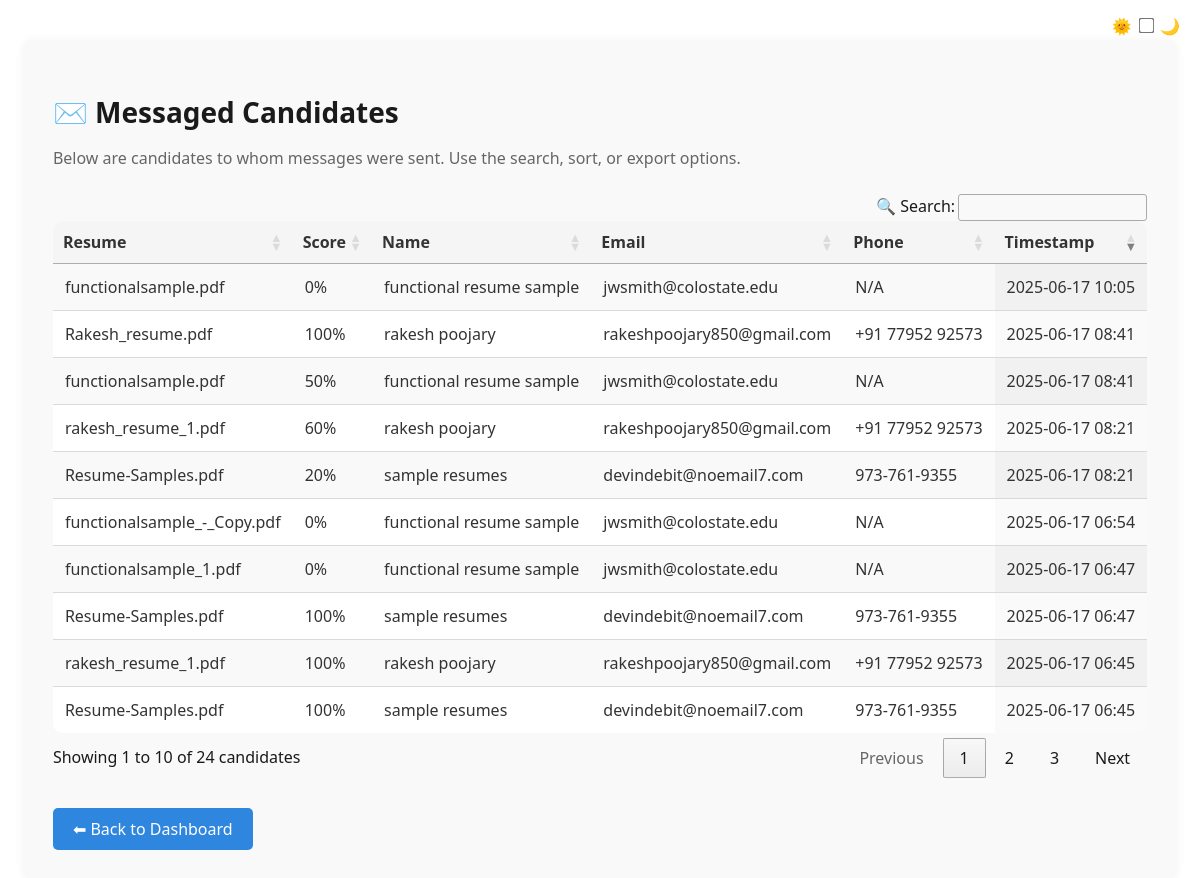
The page /messaged-candidates (signed in) on the database its author committed.
### app/models.py (models this page shows, shortened)
class Result(db.Model):
    id = db.Column(db.Integer, primary_key=True)
    matched_skills = db.Column(db.Text, nullable=False)
    missing_skills = db.Column(db.Text, nullable=False)
    match_score = db.Column(db.Integer, nullable=False)
    jd_text = db.Column(db.Text, nullable=False)
    resume_filename = db.Column(db.String(120))
    timestamp = db.Column(db.DateTime, default=datetime.utcnow)
    status = db.Column(db.String(20), default='pending')  # 'shortlisted' or 'rejected'
    extracted_name = db.Column(db.String(100))
    extracted_email = db.Column(db.String(150))
    extracted_phone = db.Column(db.String(30))
    user_id = db.Column(db.Integer, db.ForeignKey('user.id'), nullable=False)

### app/routes.py (the view)
@main.route('/messaged-candidates')
@login_required
def view_messaged_candidates():
    if current_user.role != 'hr':
        return redirect(url_for('main.dashboard'))
    messaged = Result.query.filter_by(
        user_id=current_user.id,
        status='message_sent'
    ).order_by(Result.timestamp.desc()).all()
    return render_template('messaged_candidates.html', results=messaged)

### app/__init__.py (called while the page is built)
def create_app():
    app = Flask(__name__)
    app.config.from_object(Config)
    db.init_app(app)
    migrate.init_app(app, db)
    login_manager.init_app(app)
    login_manager.login_view = 'main.login'
    from app.models import User
    @login_manager.user_loader
    def load_user(user_id):
        return User.query.get(int(user_id))
    from app.routes import main as main_blueprint
    app.register_blueprint(main_blueprint)
    from app import models  # Make sure all models are registered
    return app

### app/templates/messaged_candidates.html (shortened to what this page needs)
{% extends "base.html" %}
{% block head %}
  <link rel="stylesheet" href="https://cdn.datatables.net/1.13.6/css/jquery.dataTables.min.css">
  <link rel="stylesheet" href="https://cdn.datatables.net/buttons/2.4.1/css/buttons.dataTables.min.css">
{% endblock %}
{% block content %}
<div class="container">
  <h2>✉️ Messaged Candidates</h2>
  <p>Below are candidates to whom messages were sent. Use the search, sort, or export options.</p>
  <table id="candidatesTable" class="display nowrap" style="width:100%">
    <thead>
      <tr>
        <th>Resume</th>
        <th>Score</th>
        <th>Name</th>
        <th>Email</th>
        <th>Phone</th>
        <th>Timestamp</th>
      </tr>
    </thead>
    <tbody>
      {% for res in results %}
      <tr>
        <td>{{ res.resume_filename or "Unnamed" }}</td>
        <td>{{ res.match_score }}%</td>
        <td>{{ res.extracted_name or "N/A" }}</td>
        <td>{{ res.extracted_email or "N/A" }}</td>
        <td>{{ res.extracted_phone or "N/A" }}</td>
        <td>{{ res.timestamp.strftime('%Y-%m-%d %H:%M') }}</td>
      </tr>
      {% endfor %}
    </tbody>
  </table>
  <a href="{{ url_for('main.dashboard') }}" class="btn-back">⬅ Back to Dashboard</a>
</div>
{% endblock %}

### app/templates/base.html (shortened to what this page needs)
<!DOCTYPE html>
<html lang="en">
<head>
    <link rel="stylesheet" href="{{ url_for('static', filename='style.css') }}">
    {% block head %}{% endblock %}
</head>
<body>
    <div class="dark-toggle">
        <label>🌞 <input type="checkbox" id="darkSwitch"> 🌙</label>
    </div>
    <div class="main-container">
        {% block content %}{% endblock %}
    </div>
</body>
</html>

### app/static/style.css (style rules this page uses)
body { font-family: 'Segoe UI', sans-serif; background: #f3f4f6; margin: 0; padding: 40px; }
.main-container { display: flex; justify-content: center; align-items: center; flex-direction: column; }

### app/templates/messaged_candidates.html (style rules this page uses)
.container { padding: 30px; background-color: var(--card-color); border-radius: 10px; box-shadow: 0 0 10px rgba(0,0,0,0.05); }
h2 { margin-bottom: 10px; font-size: 28px; color: var(--text-color); }
p { font-size: 16px; color: #666; margin-bottom: 25px; }
table.dataTable { border-collapse: collapse !important; border-radius: 10px; overflow: hidden; }
table.dataTable thead th { background-color: #f5f5f5; color: #333; font-weight: bold; padding: 12px; border-bottom: 1px solid #ddd; }
table.dataTable tbody td { padding: 12px; background-color: #fff; color: #333; }
.btn-back { display: inline-block; margin-top: 30px; background-color: #2e86de; color: #fff; padding: 10px 20px; border-radius: 5px; text-decoration: none; transition: 0.3s ease; }

### app/templates/base.html (style rules this page uses)
:root { --bg-color: #ffffff; --text-color: #1a1a1a; --card-color: #f9f9f9; --button-bg: #2e86de; --button-text: #ffffff; }
body { background-color: var(--bg-color); color: var(--text-color); transition: 0.3s ease-in-out; }
.dark-toggle { position: fixed; top: 15px; right: 20px; z-index: 1000; }
.dark-toggle input { transform: scale(1.2); cursor: pointer; }

### rows shown on the page
Result: resume_filename "functionalsample.pdf", match_score "0", extracted_name "functional resume sample", extracted_email "jwsmith@colostate.edu", extracted_phone "N/A", timestamp "2025-06-17 10:05"
Result: resume_filename "Rakesh_resume.pdf", match_score "100", extracted_name "rakesh poojary", extracted_email "rakeshpoojary850@gmail.com", extracted_phone "+91 77952 92573", timestamp "2025-06-17 08:41"
Result: resume_filename "functionalsample.pdf", match_score "50", extracted_name "functional resume sample", extracted_email "jwsmith@colostate.edu", extracted_phone "N/A", timestamp "2025-06-17 08:41"
Result: resume_filename "rakesh_resume_1.pdf", match_score "60", extracted_name "rakesh poojary", extracted_email "rakeshpoojary850@gmail.com", extracted_phone "+91 77952 92573", timestamp "2025-06-17 08:21"
Result: resume_filename "Resume-Samples.pdf", match_score "20", extracted_name "sample resumes", extracted_email "devindebit@noemail7.com", extracted_phone "973-761-9355", timestamp "2025-06-17 08:21"
Result: resume_filename "functionalsample_-_Copy.pdf", match_score "0", extracted_name "functional resume sample", extracted_email "jwsmith@colostate.edu", extracted_phone "N/A", timestamp "2025-06-17 06:54"
Result: resume_filename "functionalsample_1.pdf", match_score "0", extracted_name "functional resume sample", extracted_email "jwsmith@colostate.edu", extracted_phone "N/A", timestamp "2025-06-17 06:47"
Result: resume_filename "Resume-Samples.pdf", match_score "100", extracted_name "sample resumes", extracted_email "devindebit@noemail7.com", extracted_phone "973-761-9355", timestamp "2025-06-17 06:47"
Result: resume_filename "rakesh_resume_1.pdf", match_score "100", extracted_name "rakesh poojary", extracted_email "rakeshpoojary850@gmail.com", extracted_phone "+91 77952 92573", timestamp "2025-06-17 06:45"
Result: resume_filename "Resume-Samples.pdf", match_score "100", extracted_name "sample resumes", extracted_email "devindebit@noemail7.com", extracted_phone "973-761-9355", timestamp "2025-06-17 06:45"
